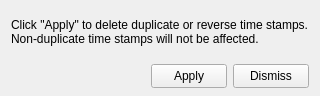
<?xml version="1.0" encoding="UTF-8"?>
<!--
  mbnavedit_deletebadtimetag.ui - Controls > Delete Bad Times of the navigation editor
  (mbnavedit's bulletinBoard_deletebadtimetag). Loaded at runtime by
  src/mbnavedit/mbnavedit_window.cpp. Absolute geometry, no layouts.
-->
<ui version="4.0">
 <class>MbNavEditDeleteBadTimeDialog</class>
 <widget class="QDialog" name="MbNavEditDeleteBadTimeDialog">
  <property name="geometry">
   <rect><x>0</x><y>0</y><width>320</width><height>96</height></rect>
  </property>
  <property name="windowTitle">
   <string>MBnavedit - Delete Bad Times</string>
  </property>
  <widget class="QLabel" name="label_deletetimetag">
   <property name="geometry"><rect><x>11</x><y>8</y><width>298</width><height>48</height></rect></property>
   <property name="text"><string>Click "Apply" to delete duplicate or reverse time stamps. Non-duplicate time stamps will not be affected.</string></property>
   <property name="wordWrap"><bool>true</bool></property>
  </widget>
  <widget class="QPushButton" name="pushButton_deletebadtimetag_apply">
   <property name="geometry"><rect><x>151</x><y>64</y><width>76</width><height>24</height></rect></property>
   <property name="text"><string>Apply</string></property>
   <property name="autoDefault"><bool>false</bool></property>
  </widget>
  <widget class="QPushButton" name="pushButton_deletebadtimetag_dismiss">
   <property name="geometry"><rect><x>233</x><y>64</y><width>76</width><height>24</height></rect></property>
   <property name="text"><string>Dismiss</string></property>
   <property name="autoDefault"><bool>false</bool></property>
  </widget>
 </widget>
 <resources/>
 <connections/>
</ui>
